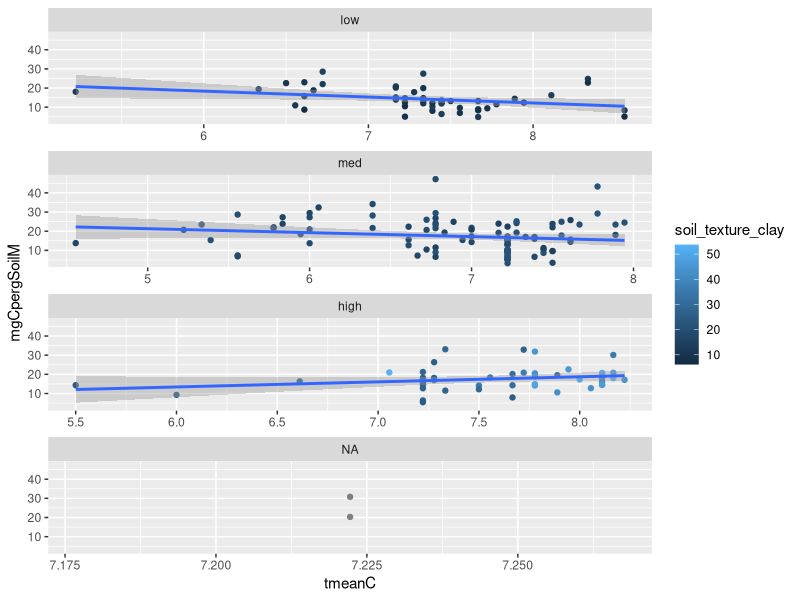
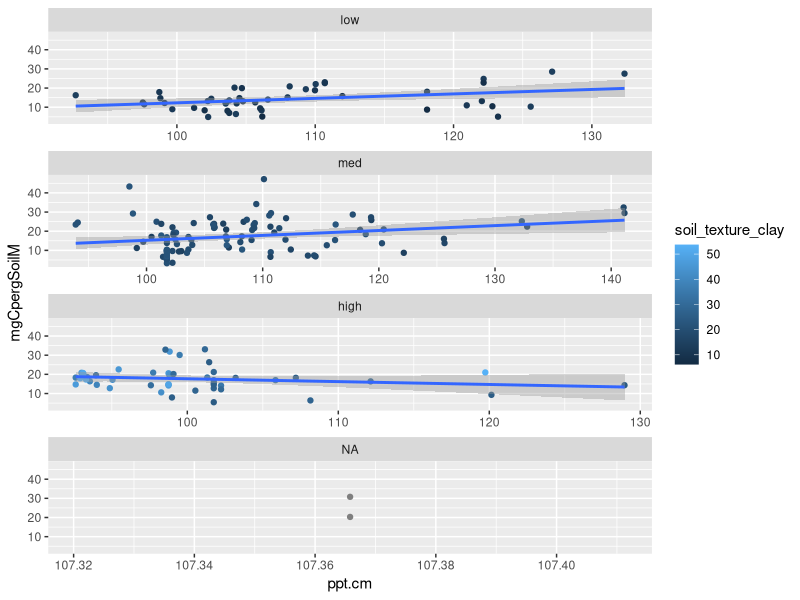
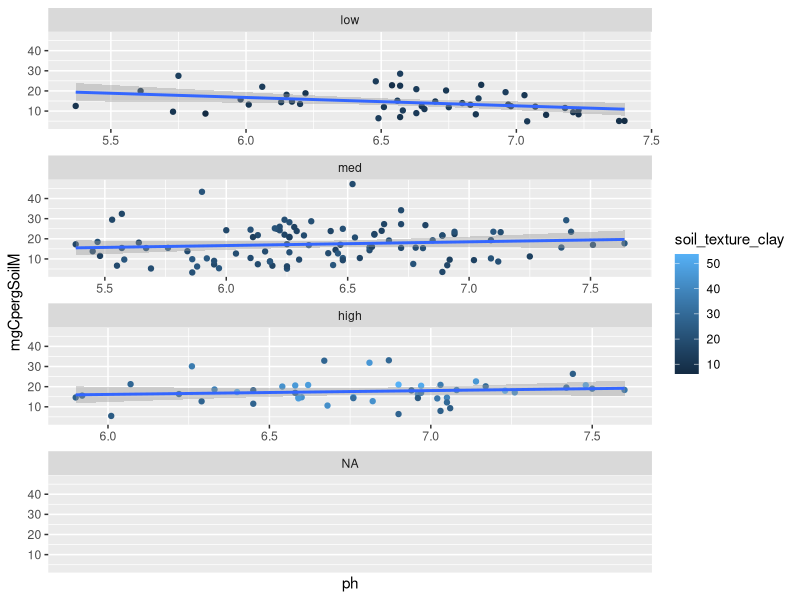
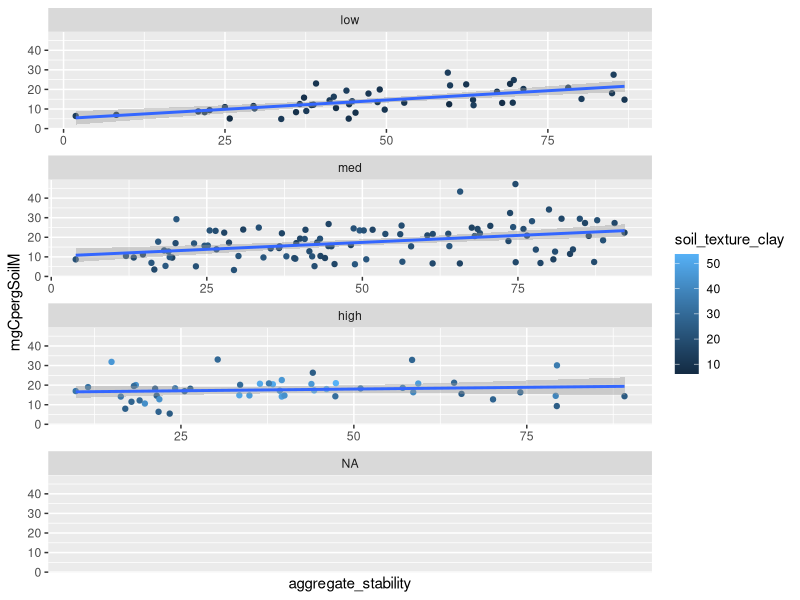
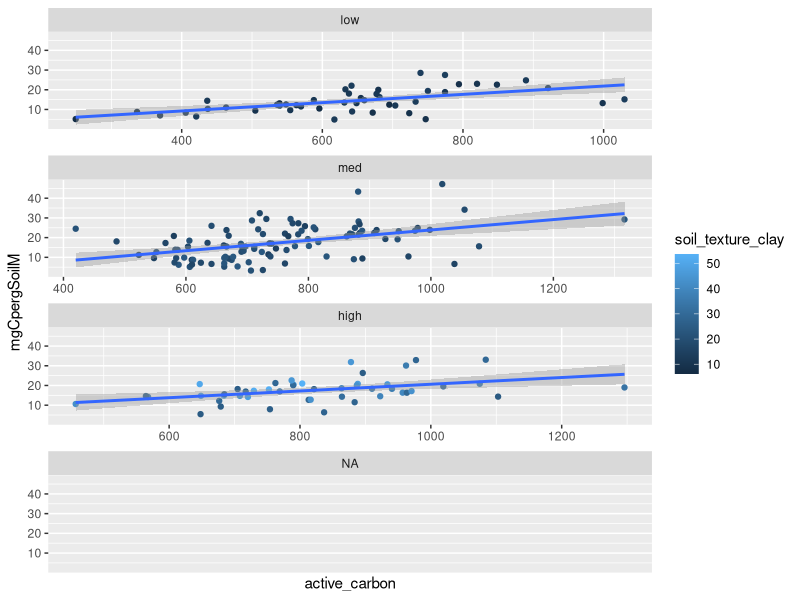
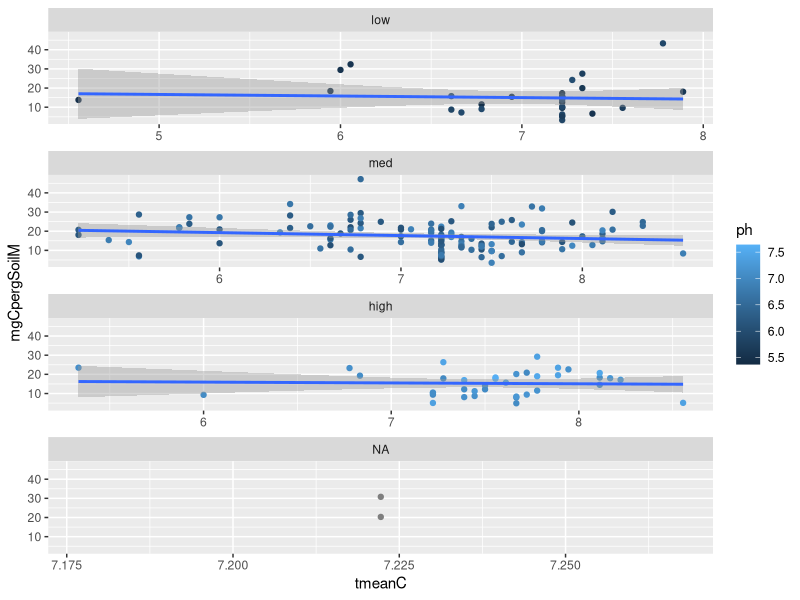
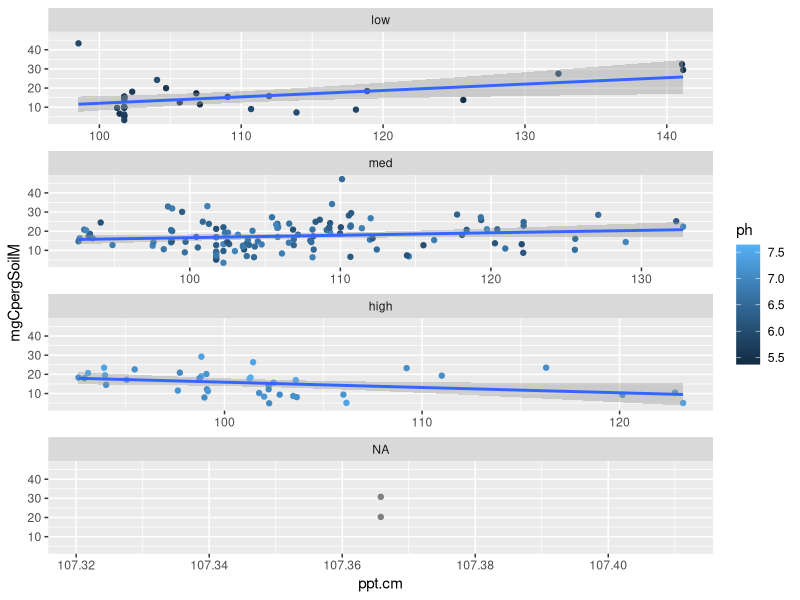
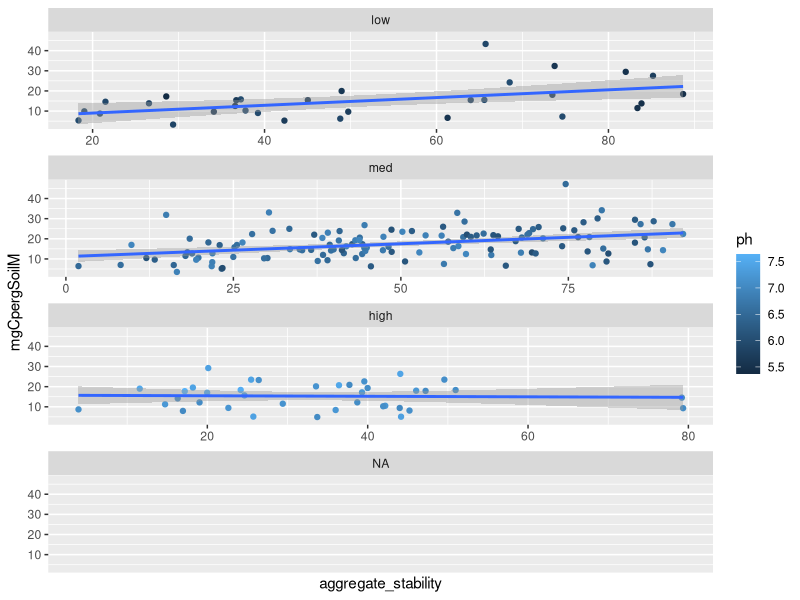

Source code (R) for these figures, in order: (Note: this script raises an error after producing the figures.)
#Analyzing data and Buildin models for response variable MgMAOM

#setwd("/Users/f003833/Documents/GitHub/FracFarmVT") #caitlin
setwd("C:/Users/F004SPC/Documents/GitHub/FracFarmVT") #erin

#load your libraries
library(tidyverse)
library(ggplot2)
library(dplyr)
library(corrplot)
library(nlme)
library(ggeffects)
library(emmeans)

##call in the analytical data
data <- read.csv("data.csv")


#First, graphically explore relationships 
#to look for interactions between independent variables that research shows could have interactions

summary(data$soil_texture_clay)
data <- data %>% 
  mutate(claycategory=cut(soil_texture_clay, breaks=c(-Inf, 14, 24, Inf), labels=c("low","med", "high")))
ggplot(data=data, aes(x=tmeanC, y=mgCpergSoilM, col=soil_texture_clay))+ 
  geom_point()+
  geom_smooth(method=lm)+
  facet_wrap(~ claycategory, ncol=1, scales="free_x")

data <- data %>% 
  mutate(claycategory=cut(soil_texture_clay, breaks=c(-Inf, 14, 24, Inf), labels=c("low","med", "high")))
ggplot(data=data, aes(x=ppt.cm, y=mgCpergSoilM, col=soil_texture_clay))+ 
  geom_point()+
  geom_smooth(method=lm)+
  facet_wrap(~ claycategory, ncol=1, scales="free_x")

data <- data %>% 
  mutate(claycategory=cut(soil_texture_clay, breaks=c(-Inf, 14, 24, Inf), labels=c("low","med", "high")))
ggplot(data=data, aes(x=ph, y=mgCpergSoilM, col=soil_texture_clay))+ 
  geom_point()+
  geom_smooth(method=lm)+
  facet_wrap(~ claycategory, ncol=1, scales="free_x")

data <- data %>% 
  mutate(claycategory=cut(soil_texture_clay, breaks=c(-Inf, 14, 24, Inf), labels=c("low","med", "high")))
ggplot(data=data, aes(x=aggregate_stability, y=mgCpergSoilM, col=soil_texture_clay))+ 
  geom_point()+
  geom_smooth(method=lm)+
  facet_wrap(~ claycategory, ncol=1, scales="free_x")

data <- data %>% 
  mutate(claycategory=cut(soil_texture_clay, breaks=c(-Inf, 14, 24, Inf), labels=c("low","med", "high")))
ggplot(data=data, aes(x=active_carbon, y=mgCpergSoilM, col=soil_texture_clay))+ 
  geom_point()+
  geom_smooth(method=lm)+
  facet_wrap(~ claycategory, ncol=1, scales="free_x")

#more interactions with ph
summary(data$ph)

data <- data %>% 
  mutate(phcategory=cut(ph, breaks=c(-Inf,6,7, Inf), labels=c("low","med","high")))
ggplot(data=data, aes(x=tmeanC, y=mgCpergSoilM, col=ph))+ 
  geom_point()+
  geom_smooth(method=lm)+
  facet_wrap(~ phcategory, ncol=1, scales="free_x")

data <- data %>% 
  mutate(phcategory=cut(ph, breaks=c(-Inf,6,7, Inf), labels=c("low","med","high")))
ggplot(data=data, aes(x=ppt.cm, y=mgCpergSoilM, col=ph))+ 
  geom_point()+
  geom_smooth(method=lm)+
  facet_wrap(~ phcategory, ncol=1, scales="free_x")

data <- data %>% 
  mutate(phcategory=cut(ph, breaks=c(-Inf,6,7, Inf), labels=c("low","med","high")))
ggplot(data=data, aes(x=aggregate_stability, y=mgCpergSoilM, col=ph))+ 
  geom_point()+
  geom_smooth(method=lm)+
  facet_wrap(~ phcategory, ncol=1, scales="free_x")

data <- data %>% 
  mutate(phcategory=cut(ph, breaks=c(-Inf,6,7, Inf), labels=c("low","med","high")))
ggplot(data=data, aes(x=soil_texture_clay, y=mgCpergSoilM, col=ph))+ 
  geom_point()+
  geom_smooth(method=lm)+
  facet_wrap(~ phcategory, ncol=1, scales="free_x")

data <- data %>% 
  mutate(phcategory=cut(ph, breaks=c(-Inf,6,7, Inf), labels=c("low","med","high")))
ggplot(data=data, aes(x=active_carbon, y=mgCpergSoilM, col=ph))+ 
  geom_point()+
  geom_smooth(method=lm)+
  facet_wrap(~ phcategory, ncol=1, scales="free_x")

#interactions with ppt
summary(data$ppt.cm)
data <- data %>% 
  mutate(pptcategory=cut(ppt.cm, breaks=c(-Inf,101.4, 110.0, Inf), labels=c("low","med","high")))
ggplot(data=data, aes(x=tmeanC, y=mgCpergSoilM, col=ppt.cm))+ 
  geom_point()+
  geom_smooth(method=lm)+
  facet_wrap(~ pptcategory, ncol=1, scales="free_x")


data <- data %>% 
  mutate(pptcategory=cut(ppt.cm, breaks=c(-Inf,101.4, 110.0, Inf), labels=c("low","med","high")))
ggplot(data=data, aes(x=aggregate_stability, y=mgCpergSoilM, col=ppt.cm))+ 
  geom_point()+
  geom_smooth(method=lm)+
  facet_wrap(~ pptcategory, ncol=1, scales="free_x")

summary(data$ppt.cm)
data <- data %>% 
  mutate(pptcategory=cut(ppt.cm, breaks=c(-Inf,101.4, 110.0, Inf), labels=c("low","med","high")))
ggplot(data=data, aes(x=tmeanC, y=mgCpergSoilM, col=ppt.cm))+ 
  geom_point()+
  geom_smooth(method=lm)+
  facet_wrap(~ pptcategory, ncol=1, scales="free_x")


data <- data %>% 
  mutate(pptcategory=cut(ppt.cm, breaks=c(-Inf,101.4, 110.0, Inf), labels=c("low","med","high")))
ggplot(data=data, aes(x=active_carbon, y=mgCpergSoilM, col=ppt.cm))+ 
  geom_point()+
  geom_smooth(method=lm)+
  facet_wrap(~ pptcategory, ncol=1, scales="free_x")

#interactions with aggregate stability
summary(data$aggregate_stability)
data <- data %>% 
  mutate(agStcategory=cut(aggregate_stability, breaks=c(-Inf,29.3, 65.6, Inf), labels=c("low","med","high")))
ggplot(data=data, aes(x=ph, y=mgCpergSoilM, col=aggregate_stability))+ 
  geom_point()+
  geom_smooth(method=lm)+
  facet_wrap(~ agStcategory, ncol=1, scales="free_x")

data <- data %>% 
  mutate(agStcategory=cut(aggregate_stability, breaks=c(-Inf,29.3, 65.6, Inf), labels=c("low","med","high")))
ggplot(data=data, aes(x=ppt.cm, y=mgCpergSoilM, col=aggregate_stability))+ 
  geom_point()+
  geom_smooth(method=lm)+
  facet_wrap(~ agStcategory, ncol=1, scales="free_x")

data <- data %>% 
  mutate(agStcategory=cut(aggregate_stability, breaks=c(-Inf,29.3, 65.6, Inf), labels=c("low","med","high")))
ggplot(data=data, aes(x=tmeanC, y=mgCpergSoilM, col=aggregate_stability))+ 
  geom_point()+
  geom_smooth(method=lm)+
  facet_wrap(~ agStcategory, ncol=1, scales="free_x")

data <- data %>% 
  mutate(agStcategory=cut(aggregate_stability, breaks=c(-Inf,29.3, 65.6, Inf), labels=c("low","med","high")))
ggplot(data=data, aes(x=soil_texture_clay, y=mgCpergSoilM, col=aggregate_stability))+ 
  geom_point()+
  geom_smooth(method=lm)+
  facet_wrap(~ agStcategory, ncol=1, scales="free_x")

data <- data %>% 
  mutate(agStcategory=cut(aggregate_stability, breaks=c(-Inf,29.3, 65.6, Inf), labels=c("low","med","high")))
ggplot(data=data, aes(x=active_carbon, y=mgCpergSoilM, col=aggregate_stability))+ 
  geom_point()+
  geom_smooth(method=lm)+
  facet_wrap(~ agStcategory, ncol=1, scales="free_x")

#tmeanC and active carbon
summary(data$tmeanC)

data <- data %>% 
  mutate(tmeanCcategory=cut(tmeanC, breaks=c(-Inf,6.8, 7.6, Inf), labels=c("low","med","high")))
ggplot(data=data, aes(x=active_carbon, y=mgCpergSoilM, col=tmeanC))+ 
  geom_point()+
  geom_smooth(method=lm)+
  facet_wrap(~ tmeanCcategory, ncol=1, scales="free_x")

#Models
#Correlation plot
library(corrplot)
cordata <- cor(data[,c("mgCpergSoilM","ph","ppt.cm","tmeanC","aggregate_stability","soil_texture_clay","active_carbon")], use="pairwise.complete.obs", method="pearson")
corrplot(cordata)
view(cordata)

##Linear Mixed Model for dependent variable (mgCpergSoilM)
#test without random effect, because only one value per field

m1 = gls(mgCpergSoilM ~ ppt.cm * soil_texture_clay * tmeanC + ppt.cm * tmeanC + 
           aggregate_stability * soil_texture_clay + 
           active_carbon + ph * soil_texture_clay, 
         data = data, 
         na.action = na.exclude, 
         method = "ML")
summary(m1)
anova(m1)

#check if variance structure improves the model (to test, both methods were set to REML)

m2 = gls(mgCpergSoilM ~ ppt.cm * soil_texture_clay * tmeanC + ppt.cm * tmeanC + 
           active_carbon + ph * soil_texture_clay + aggregate_stability, 
         data = data, 
         na.action = na.exclude, 
         method = "ML")
summary(m2)
anova(m2)


anova (m1,m2)

m3 = gls(mgCpergSoilM ~ ppt.cm * soil_texture_clay * tmeanC + ppt.cm * tmeanC + 
           active_carbon + aggregate_stability, 
         data = data, 
         na.action = na.exclude, 
         method = "ML")
summary(m3)
anova (m2,m3)
anova(m3)

#check assumptions, distribution of residuals

F_Final <- fitted(m3)
R_Final <- residuals(m3, type = "pearson", scaled = TRUE)
N = !is.na(data$mgCpergSoilM)
Rfull <- NA
Rfull[N] <- R_Final
op <- par(mfrow = c(2,2), mar = c(5,4,1,1))  
plot(F_Final, R_Final)
hist(Rfull)
plot(Rfull ~ data$aggregate_stability)
plot(Rfull ~ data$soil_texture_clay)
plot(Rfull ~ data$active_carbon)
plot(Rfull ~ data$tmeanC)
plot(Rfull ~ data$ppt.cm)
plot(Rfull ~ data$ph)
par(op)

#partial residuals to test that the relationship is linear
#do these for each of the significant predictors (do green and red lines match?)

op <- par(mfrow = c(2,2), mar = c(5,4,1,1)) #this makes it so all the graphs are plotted in the same window (a 2 x 2 grid)

ppt.cm.c <- summary(m3)$coefficients[2] #predictor coefficient
ppt.cm.pr <- Rfull + ppt.cm.c*data$ppt.cm  #Residuals + pred coef * predictor value
{scatter.smooth(data$ppt.cm, ppt.cm.pr, 
                lpars = list(col = "green", lwd = 3, lty = 3)) #residual loess
  abline(lm(ppt.cm.c*data$ppt.cm ~ data$ppt.cm), col = "red")} 

soil_texture_clay.c <- summary(m3)$coefficients[3] #predictor coefficient
soil_texture_clay.pr <- Rfull + soil_texture_clay.c*data$soil_texture_clay  #Residuals + pred coef * predictor value
{scatter.smooth(data$soil_texture_clay, soil_texture_clay.pr, 
                lpars = list(col = "green", lwd = 3, lty = 3)) #residual loess
  abline(lm(soil_texture_clay.c*data$soil_texture_clay ~ data$soil_texture_clay), col = "red")} 

aggregate_stability.c <- summary(m3)$coefficients[5] #predictor coefficient
aggregate_stability.pr <- Rfull + aggregate_stability.c*data$aggregate_stability  #Residuals + pred coef * predictor value
{scatter.smooth(data$aggregate_stability, aggregate_stability.pr, 
                lpars = list(col = "green", lwd = 3, lty = 3)) #residual loess
  abline(lm(aggregate_stability.c*data$aggregate_stability ~ data$aggregate_stability), col = "red")} 

active_carbon.c <- summary(m3)$coefficients[6] #predictor coefficient
active_carbon.pr <- Rfull + active_carbon.c*data$active_carbon  #Residuals + pred coef * predictor value
{scatter.smooth(data$active_carbon, active_carbon.pr, 
                lpars = list(col = "green", lwd = 3, lty = 3)) #residual loess
  abline(lm(active_carbon.c*data$active_carbon ~ data$active_carbon), col = "red")} 

tmeanC.c <- summary(m3)$coefficients[6] #predictor coefficient
tmeanC.pr <- Rfull + tmeanC.c*data$tmeanC  #Residuals + pred coef * predictor value
{scatter.smooth(data$tmeanC, tmeanC.pr, 
                lpars = list(col = "green", lwd = 3, lty = 3)) #residual loess
  abline(lm(tmeanC.c*data$tmeanC ~ data$tmeanC), col = "red")} 

par(op)

#Visualize significant relationships

#own_theme below sets ggplot parameters for how plots should look. 
own_theme <- theme_bw(base_size = 11) +
  theme(rect = element_blank(),
        axis.ticks = element_line(color = "black"),
        axis.text = element_text(color = "black"),
        axis.line = element_line(color = "black"),
        panel.grid.minor = element_blank())

#for aggregate stability
pred_aggregate_stability <- ggpredict(m3, terms = c("aggregate_stability"))

mgMAOM_aggregate_stability <-data %>% 
  ggplot() +
  geom_point(aes(x = aggregate_stability, y = mgCpergSoilM), #plot your data
             size = 1.5, alpha = 0.5) +
  geom_line(pred_aggregate_stability, mapping = aes(x=x, y=predicted), #plot the model's prediction (based on linear )
            lwd = 1) +
  own_theme+
  theme(legend.position = "none") +
  scale_y_continuous(expression("mg C in MAOM per g soil"))+
  scale_x_continuous(expression("Aggregate Stability"),
              label = scales::comma) 
mgMAOM_aggregate_stability
ggsave("mgMAOM_aggregate_stability.jpeg", width = 4, height = 3)
                   
#for active_carbon
pred_active_carbon <- ggpredict(m3, terms = c("active_carbon"))

mgMAOM_active_carbon <-data %>% 
          ggplot() +
          geom_point(aes(x = active_carbon, y = mgCpergSoilM), #plot your data
                                size = 1.5, alpha = 0.5) +
          geom_line(pred_active_carbon, mapping = aes(x=x, y=predicted), #plot the model's prediction (based on linear )
                               lwd = 1) +
          own_theme+
        theme(legend.position = "none") +
                     scale_y_continuous(expression("mg C in MAOM per g soil"))+
                     scale_x_continuous(expression("active carbon"),
                                        label = scales::comma) 
                   mgMAOM_active_carbon
ggsave("mgMAOM_active_carbon.jpeg", width = 4, height = 3)
                   
#for 3 way interaction of tmean, ppt, and texture

summary(data$soil_texture_clay)
summary(data$ppt.cm)
pred_3way <- ggpredict(m3, terms = c("tmeanC","ppt.cm[101,110]", 
  "soil_texture_clay[10, 32]"))

pred_3way$ppt_group <- pred_3way$group
levels(pred_3way$ppt_group) <- c("low (92-104)",  
                                   "high (104-142)")
pred_3way$clay_facet <- pred_3way$facet
levels(pred_3way$clay_facet) <- c("low clay (6-19%)",  
                                   "high clay (19-54%)")

data <- data %>%
  drop_na(ppt.cm) %>% 
  drop_na(soil_texture_clay) %>% 
  dplyr::mutate(ppt_group = cut(ppt.cm, breaks = c(92,104,142)),
                clay_facet = cut(soil_texture_clay, breaks = c(6,19,54)))

levels(data$ppt_group) <- c("low (92-104)",  
                            "high (104-142)")
 
levels(data$clay_facet) <- c("low clay (6-19%)",  
                                   "high clay (19-54%)")

mgMAOM_3way <-data %>% 
   ggplot() +
   geom_point(aes(x = tmeanC, y = mgCpergSoilM, col = ppt_group), #plot your data
              size = 1.5, alpha = 0.5) +
   geom_line(pred_3way, mapping = aes(x=x, y=predicted, col = ppt_group), #plot the model's prediction (based on linear )
             lwd = 1) +
   facet_wrap(~clay_facet) +
   own_theme+
   #theme(legend.position = "none") +
   scale_y_continuous(expression(paste("mg MAOM C g"^-1,"soil"))) +
   scale_x_continuous(expression("Mean Annual Temperature (°C)"),
                      label = scales::comma) +
   guides(col=guide_legend(title="MAP (cm)")) +
   scale_color_manual(values = c("lightblue", "blue")) # adjust colors if needed
 
mgMAOM_3way
ggsave("mgMAOM_3way.jpeg", width = 6.5, height = 3)
                   
                   
                   
   #analyze data by field type. group by and color by field type this code is in progress
    #exploration
                   mgMAOM_active_carbonbyField <-data %>% 
                     ggplot() +
                     geom_point(aes(x = active_carbon, y = mgCpergSoilM, color=Type.x), 
                                size = 1.5, alpha = 0.5) +
                     #geom_smooth() +
                     own_theme+
                     #theme(legend.position = "none") +
                     scale_y_continuous(expression("mg C in MAOM per g soil"))+
                     scale_x_continuous(expression("active_carbon"),
                                        label = scales::comma) 
                   mgMAOM_active_carbonbyField
                   ggsave("mgMAOM_active_carbonbyField.jpeg", width = 4, height = 3)
                   
                   mgMAOM_agg_stability_byField <-data %>% 
                     ggplot() +
                     geom_point(aes(x = aggregate_stability, y = mgCpergSoilM, color=Type.x), 
                                size = 1.5, alpha = 0.5) +
                     #geom_smooth() +
                     own_theme+
                     #theme(legend.position = "none") +
                     scale_y_continuous(expression("mg C in MAOM per g soil"))+
                     scale_x_continuous(expression("aggregrate stability"),
                                        label = scales::comma) 
                   mgMAOM_agg_stability_byField
                   ggsave("mgMAOM_aggregrate_stability_byField.jpeg", width = 4, height = 3)
                   
                   
